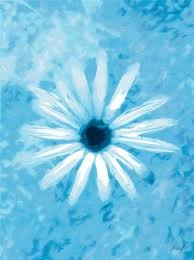
#> input picture Lab 7/flower.jpg, 194 x 260 px
$ jupyter execute 'Lab 7 .ipynb'
#> lines starting #> are read from the running program, lines starting #| are printed output that depends on the picture
[cell 1]
import cv2
import numpy as np
from matplotlib import pyplot as plt

[cell 2]
# histogram

img = cv2.imread('flower.jpg',0)
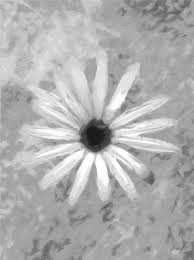
#> img: shape (260, 194); min 22, max 255, mean 175.6
plt.hist(img.ravel(),256,[0,256]); plt.show()
#> after `plt.hist(img.ravel(), 256, [0, 256])`:
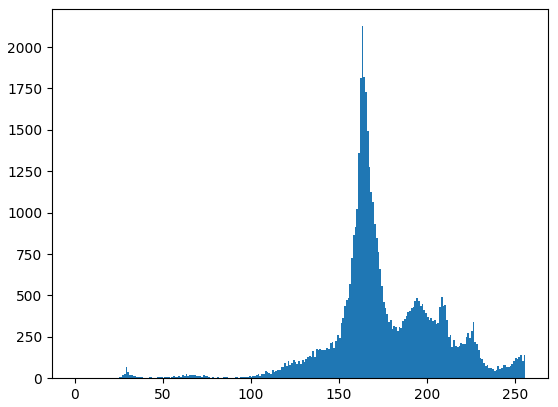
#> figure drawn by matplotlib, 1 panel; tallest bar 2126 high, from x = 163 to 164

[cell 3]
# Another way of making Histogram

img = cv2.imread('flower.jpg')
#> img is the input picture: shape (260, 194, 3); mean B, G, R 225.4, 195.5, 117.3
color = ('b','g','r')
for i,col in enumerate(color):
    histr = cv2.calcHist([img],[i],None,[256],[0,256])
    plt.plot(histr,color = col)
    plt.xlim([0,256])
plt.show()
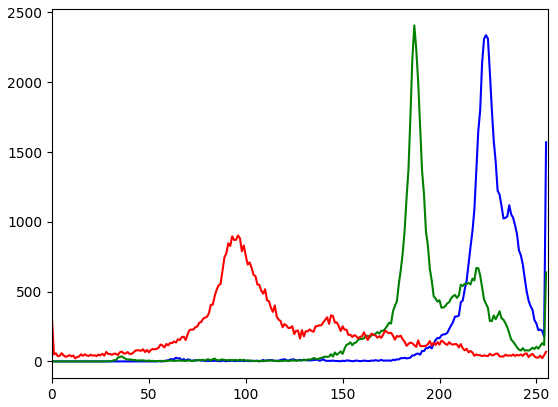
#> figure drawn by matplotlib, 1 panel; curve peaks at x = 224, y = 2337; curve peaks at x = 187, y = 2407; curve peaks at x = 96, y = 902

[cell 4]
# Histogram equalization

img = cv2.imread('flower.jpg',0)

hist,bins = np.histogram(img.flatten(),256,[0,256])
#> hist = 256 values, max 2126 at index 163, min 0 at index 0, mean 197; bins = 257 values from 0 to 256

cdf = hist.cumsum()
#> cdf = 256 values from 0 to 50440
cdf_normalized = cdf * hist.max()/ cdf.max()
#> cdf_normalized = 256 values from 0 to 2126

plt.plot(cdf_normalized, color = 'b')
plt.hist(img.flatten(),256,[0,256], color = 'r')
plt.xlim([0,256])
plt.legend(('cdf','histogram'), loc = 'upper left')
plt.show()
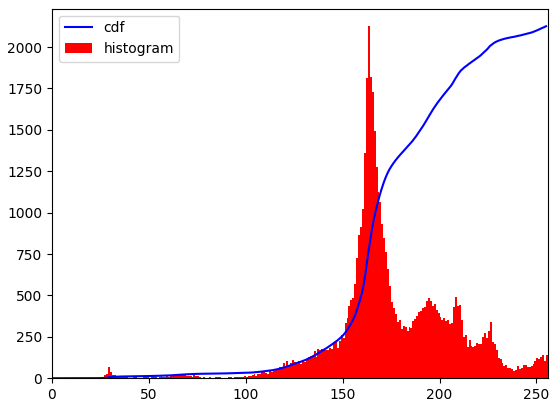
#> figure drawn by matplotlib, 1 panel; tallest bar 2126 high, from x = 163 to 164; curve peaks at x = 255, y = 2126
